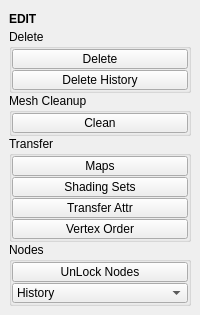
<?xml version="1.0" encoding="UTF-8"?>
<ui version="4.0">
 <class>QtUi</class>
 <widget class="QMainWindow" name="QtUi">
  <property name="geometry">
   <rect>
    <x>0</x>
    <y>0</y>
    <width>200</width>
    <height>306</height>
   </rect>
  </property>
  <property name="tabShape">
   <enum>QTabWidget::Triangular</enum>
  </property>
  <property name="dockNestingEnabled">
   <bool>true</bool>
  </property>
  <property name="dockOptions">
   <set>QMainWindow::AllowNestedDocks|QMainWindow::AllowTabbedDocks|QMainWindow::AnimatedDocks|QMainWindow::ForceTabbedDocks</set>
  </property>
  <property name="bnabled" stdset="0">
   <bool>true</bool>
  </property>
  <widget class="QWidget" name="central_widget">
   <property name="minimumSize">
    <size>
     <width>200</width>
     <height>0</height>
    </size>
   </property>
   <property name="baseSize">
    <size>
     <width>200</width>
     <height>0</height>
    </size>
   </property>
   <property name="palette">
    <palette>
     <active>
      <colorrole role="Highlight">
       <brush brushstyle="SolidPattern">
        <color alpha="255">
         <red>168</red>
         <green>152</green>
         <blue>250</blue>
        </color>
       </brush>
      </colorrole>
     </active>
     <inactive>
      <colorrole role="Highlight">
       <brush brushstyle="SolidPattern">
        <color alpha="255">
         <red>168</red>
         <green>152</green>
         <blue>250</blue>
        </color>
       </brush>
      </colorrole>
     </inactive>
     <disabled>
      <colorrole role="Highlight">
       <brush brushstyle="SolidPattern">
        <color alpha="255">
         <red>168</red>
         <green>152</green>
         <blue>250</blue>
        </color>
       </brush>
      </colorrole>
     </disabled>
    </palette>
   </property>
   <layout class="QVBoxLayout" name="verticalLayout_2">
    <item>
     <layout class="QVBoxLayout" name="verticalLayout">
      <property name="spacing">
       <number>0</number>
      </property>
      <item>
       <widget class="Header" name="header">
        <property name="minimumSize">
         <size>
          <width>0</width>
          <height>20</height>
         </size>
        </property>
        <property name="maximumSize">
         <size>
          <width>16777215</width>
          <height>20</height>
         </size>
        </property>
        <property name="font">
         <font>
          <weight>75</weight>
          <bold>true</bold>
         </font>
        </property>
        <property name="text">
         <string>EDIT</string>
        </property>
       </widget>
      </item>
      <item>
       <widget class="QGroupBox" name="delete_2">
        <property name="title">
         <string>Delete</string>
        </property>
        <layout class="QVBoxLayout" name="verticalLayout_4">
         <property name="spacing">
          <number>1</number>
         </property>
         <property name="leftMargin">
          <number>0</number>
         </property>
         <property name="topMargin">
          <number>0</number>
         </property>
         <property name="rightMargin">
          <number>0</number>
         </property>
         <property name="bottomMargin">
          <number>0</number>
         </property>
         <item>
          <widget class="PushButton" name="tb002">
           <property name="minimumSize">
            <size>
             <width>0</width>
             <height>20</height>
            </size>
           </property>
           <property name="maximumSize">
            <size>
             <width>16777215</width>
             <height>20</height>
            </size>
           </property>
           <property name="toolTip">
            <string>Delete Component or if object selected, along axis</string>
           </property>
           <property name="layoutDirection">
            <enum>Qt::LeftToRight</enum>
           </property>
           <property name="text">
            <string>Delete</string>
           </property>
           <property name="iconSize">
            <size>
             <width>18</width>
             <height>18</height>
            </size>
           </property>
          </widget>
         </item>
         <item>
          <widget class="PushButton" name="tb001">
           <property name="minimumSize">
            <size>
             <width>0</width>
             <height>20</height>
            </size>
           </property>
           <property name="maximumSize">
            <size>
             <width>16777215</width>
             <height>20</height>
            </size>
           </property>
           <property name="toolTip">
            <string>Delete construction history</string>
           </property>
           <property name="text">
            <string>Delete History</string>
           </property>
           <property name="iconSize">
            <size>
             <width>18</width>
             <height>18</height>
            </size>
           </property>
          </widget>
         </item>
        </layout>
       </widget>
      </item>
      <item>
       <widget class="QGroupBox" name="mesh_cleanup">
        <property name="title">
         <string>Mesh Cleanup</string>
        </property>
        <layout class="QVBoxLayout" name="verticalLayout_3">
         <property name="spacing">
          <number>1</number>
         </property>
         <property name="leftMargin">
          <number>0</number>
         </property>
         <property name="topMargin">
          <number>0</number>
         </property>
         <property name="rightMargin">
          <number>0</number>
         </property>
         <property name="bottomMargin">
          <number>0</number>
         </property>
         <item>
          <widget class="PushButton" name="tb000">
           <property name="minimumSize">
            <size>
             <width>0</width>
             <height>20</height>
            </size>
           </property>
           <property name="maximumSize">
            <size>
             <width>16777215</width>
             <height>20</height>
            </size>
           </property>
           <property name="toolTip">
            <string>Mesh Cleanup: find topological errors.</string>
           </property>
           <property name="text">
            <string>Clean</string>
           </property>
           <property name="iconSize">
            <size>
             <width>18</width>
             <height>18</height>
            </size>
           </property>
          </widget>
         </item>
        </layout>
       </widget>
      </item>
      <item>
       <widget class="QGroupBox" name="transfer">
        <property name="title">
         <string>Transfer</string>
        </property>
        <layout class="QGridLayout" name="gridLayout">
         <property name="leftMargin">
          <number>0</number>
         </property>
         <property name="topMargin">
          <number>0</number>
         </property>
         <property name="rightMargin">
          <number>0</number>
         </property>
         <property name="bottomMargin">
          <number>0</number>
         </property>
         <property name="spacing">
          <number>1</number>
         </property>
         <item row="0" column="0">
          <widget class="QPushButton" name="b021">
           <property name="minimumSize">
            <size>
             <width>0</width>
             <height>20</height>
            </size>
           </property>
           <property name="maximumSize">
            <size>
             <width>16777215</width>
             <height>20</height>
            </size>
           </property>
           <property name="palette">
            <palette>
             <active>
              <colorrole role="Highlight">
               <brush brushstyle="SolidPattern">
                <color alpha="255">
                 <red>80</red>
                 <green>138</green>
                 <blue>255</blue>
                </color>
               </brush>
              </colorrole>
             </active>
             <inactive>
              <colorrole role="Highlight">
               <brush brushstyle="SolidPattern">
                <color alpha="255">
                 <red>80</red>
                 <green>138</green>
                 <blue>255</blue>
                </color>
               </brush>
              </colorrole>
             </inactive>
             <disabled>
              <colorrole role="Highlight">
               <brush brushstyle="SolidPattern">
                <color alpha="255">
                 <red>51</red>
                 <green>153</green>
                 <blue>255</blue>
                </color>
               </brush>
              </colorrole>
             </disabled>
            </palette>
           </property>
           <property name="toolTip">
            <string>Transfer Maps: Transfer surface detail from one set of surfaces to another</string>
           </property>
           <property name="text">
            <string>Maps</string>
           </property>
           <property name="autoDefault">
            <bool>true</bool>
           </property>
           <property name="default">
            <bool>false</bool>
           </property>
           <property name="flat">
            <bool>false</bool>
           </property>
           <property name="bnabled" stdset="0">
            <bool>true</bool>
           </property>
          </widget>
         </item>
         <item row="1" column="0">
          <widget class="QPushButton" name="b027">
           <property name="minimumSize">
            <size>
             <width>0</width>
             <height>20</height>
            </size>
           </property>
           <property name="maximumSize">
            <size>
             <width>16777215</width>
             <height>20</height>
            </size>
           </property>
           <property name="palette">
            <palette>
             <active>
              <colorrole role="Highlight">
               <brush brushstyle="SolidPattern">
                <color alpha="255">
                 <red>80</red>
                 <green>138</green>
                 <blue>255</blue>
                </color>
               </brush>
              </colorrole>
             </active>
             <inactive>
              <colorrole role="Highlight">
               <brush brushstyle="SolidPattern">
                <color alpha="255">
                 <red>80</red>
                 <green>138</green>
                 <blue>255</blue>
                </color>
               </brush>
              </colorrole>
             </inactive>
             <disabled>
              <colorrole role="Highlight">
               <brush brushstyle="SolidPattern">
                <color alpha="255">
                 <red>51</red>
                 <green>153</green>
                 <blue>255</blue>
                </color>
               </brush>
              </colorrole>
             </disabled>
            </palette>
           </property>
           <property name="toolTip">
            <string/>
           </property>
           <property name="text">
            <string>Shading Sets</string>
           </property>
           <property name="autoDefault">
            <bool>true</bool>
           </property>
           <property name="default">
            <bool>false</bool>
           </property>
           <property name="flat">
            <bool>false</bool>
           </property>
           <property name="bnabled" stdset="0">
            <bool>true</bool>
           </property>
          </widget>
         </item>
         <item row="3" column="0">
          <widget class="QPushButton" name="b022">
           <property name="minimumSize">
            <size>
             <width>0</width>
             <height>20</height>
            </size>
           </property>
           <property name="maximumSize">
            <size>
             <width>16777215</width>
             <height>20</height>
            </size>
           </property>
           <property name="palette">
            <palette>
             <active>
              <colorrole role="Highlight">
               <brush brushstyle="SolidPattern">
                <color alpha="255">
                 <red>80</red>
                 <green>138</green>
                 <blue>255</blue>
                </color>
               </brush>
              </colorrole>
             </active>
             <inactive>
              <colorrole role="Highlight">
               <brush brushstyle="SolidPattern">
                <color alpha="255">
                 <red>80</red>
                 <green>138</green>
                 <blue>255</blue>
                </color>
               </brush>
              </colorrole>
             </inactive>
             <disabled>
              <colorrole role="Highlight">
               <brush brushstyle="SolidPattern">
                <color alpha="255">
                 <red>51</red>
                 <green>153</green>
                 <blue>255</blue>
                </color>
               </brush>
              </colorrole>
             </disabled>
            </palette>
           </property>
           <property name="toolTip">
            <string>Transfer vertex ID ordering from one surface to another</string>
           </property>
           <property name="text">
            <string>Vertex Order</string>
           </property>
           <property name="autoDefault">
            <bool>true</bool>
           </property>
           <property name="default">
            <bool>false</bool>
           </property>
           <property name="flat">
            <bool>false</bool>
           </property>
           <property name="bnabled" stdset="0">
            <bool>true</bool>
           </property>
          </widget>
         </item>
         <item row="2" column="0">
          <widget class="QPushButton" name="b023">
           <property name="minimumSize">
            <size>
             <width>0</width>
             <height>20</height>
            </size>
           </property>
           <property name="maximumSize">
            <size>
             <width>16777215</width>
             <height>20</height>
            </size>
           </property>
           <property name="toolTip">
            <string>Transfer attribute connections and values from the first selected node to the second</string>
           </property>
           <property name="text">
            <string>Transfer Attr</string>
           </property>
           <property name="iconSize">
            <size>
             <width>18</width>
             <height>18</height>
            </size>
           </property>
           <property name="autoDefault">
            <bool>false</bool>
           </property>
           <property name="default">
            <bool>false</bool>
           </property>
           <property name="flat">
            <bool>false</bool>
           </property>
           <property name="bnabled" stdset="0">
            <bool>true</bool>
           </property>
          </widget>
         </item>
        </layout>
       </widget>
      </item>
      <item>
       <widget class="QGroupBox" name="nodes">
        <property name="title">
         <string>Nodes</string>
        </property>
        <layout class="QVBoxLayout" name="verticalLayout_5">
         <property name="spacing">
          <number>1</number>
         </property>
         <property name="leftMargin">
          <number>0</number>
         </property>
         <property name="topMargin">
          <number>0</number>
         </property>
         <property name="rightMargin">
          <number>0</number>
         </property>
         <property name="bottomMargin">
          <number>0</number>
         </property>
         <item>
          <widget class="PushButton" name="tb004">
           <property name="minimumSize">
            <size>
             <width>0</width>
             <height>20</height>
            </size>
           </property>
           <property name="maximumSize">
            <size>
             <width>16777215</width>
             <height>20</height>
            </size>
           </property>
           <property name="toolTip">
            <string>Lock or Unlock Nodes.</string>
           </property>
           <property name="text">
            <string>UnLock Nodes</string>
           </property>
           <property name="iconSize">
            <size>
             <width>18</width>
             <height>18</height>
            </size>
           </property>
          </widget>
         </item>
         <item>
          <widget class="ComboBox" name="cmb001">
           <property name="minimumSize">
            <size>
             <width>0</width>
             <height>20</height>
            </size>
           </property>
           <property name="maximumSize">
            <size>
             <width>16777215</width>
             <height>20</height>
            </size>
           </property>
           <property name="toolTip">
            <string>&lt;html&gt;&lt;head/&gt;&lt;body&gt;&lt;p&gt;History nodes for the currently selected object(s).&lt;/p&gt;&lt;/body&gt;&lt;/html&gt;</string>
           </property>
           <property name="editable">
            <bool>false</bool>
           </property>
           <property name="maxVisibleItems">
            <number>40</number>
           </property>
           <property name="maxCount">
            <number>200</number>
           </property>
           <property name="sizeAdjustPolicy">
            <enum>QComboBox::AdjustToContentsOnFirstShow</enum>
           </property>
           <property name="frame">
            <bool>true</bool>
           </property>
           <item>
            <property name="text">
             <string>History</string>
            </property>
           </item>
          </widget>
         </item>
        </layout>
       </widget>
      </item>
      <item>
       <spacer name="verticalSpacer_2">
        <property name="orientation">
         <enum>Qt::Vertical</enum>
        </property>
        <property name="sizeHint" stdset="0">
         <size>
          <width>0</width>
          <height>10</height>
         </size>
        </property>
       </spacer>
      </item>
     </layout>
    </item>
   </layout>
  </widget>
 </widget>
 <customwidgets>
  <customwidget>
   <class>Header</class>
   <extends>QLabel</extends>
   <header>uitk.widgets.header.Header.h</header>
  </customwidget>
  <customwidget>
   <class>PushButton</class>
   <extends>QPushButton</extends>
   <header>widgets.pushbutton.h</header>
  </customwidget>
  <customwidget>
   <class>ComboBox</class>
   <extends>QComboBox</extends>
   <header>uitk.widgets.comboBox.ComboBox.h</header>
  </customwidget>
 </customwidgets>
 <resources/>
 <connections/>
 <designerdata>
  <property name="gridDeltaX">
   <number>5</number>
  </property>
  <property name="gridDeltaY">
   <number>5</number>
  </property>
  <property name="gridSnapX">
   <bool>true</bool>
  </property>
  <property name="gridSnapY">
   <bool>true</bool>
  </property>
  <property name="gridVisible">
   <bool>true</bool>
  </property>
 </designerdata>
</ui>
